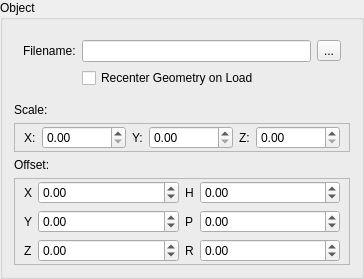
         <widget class="QGroupBox" name="objectGroupBox" >
          <property name="title" >
           <string>Object</string>
          </property>
          <layout class="QGridLayout" name="gridLayout_27" >
           <item row="1" column="0" >
            <widget class="QWidget" native="1" name="widget_10" >
             <layout class="QGridLayout" name="gridLayout_22" >
              <item row="1" column="1" >
               <widget class="QLineEdit" name="objectFilenameEdit" />
              </item>
              <item row="1" column="2" >
               <widget class="QToolButton" name="objectFileButton" >
                <property name="text" >
                 <string>...</string>
                </property>
               </widget>
              </item>
              <item row="1" column="0" >
               <widget class="QLabel" name="label_63" >
                <property name="text" >
                 <string>Filename:</string>
                </property>
               </widget>
              </item>
              <item row="2" column="1" >
               <widget class="QCheckBox" name="objRecenterToggle" >
                <property name="text" >
                 <string>Recenter Geometry on Load</string>
                </property>
               </widget>
              </item>
             </layout>
            </widget>
           </item>
           <item row="3" column="0" >
            <widget class="QFrame" name="frame_10" >
             <property name="frameShape" >
              <enum>QFrame::StyledPanel</enum>
             </property>
             <property name="frameShadow" >
              <enum>QFrame::Plain</enum>
             </property>
             <layout class="QGridLayout" name="gridLayout_24" >
              <property name="topMargin" >
               <number>2</number>
              </property>
              <property name="bottomMargin" >
               <number>2</number>
              </property>
              <item row="0" column="0" >
               <widget class="QLabel" name="label_64" >
                <property name="text" >
                 <string>X:</string>
                </property>
               </widget>
              </item>
              <item row="0" column="1" >
               <widget class="QDoubleSpinBox" name="objectScaleXEdit" >
                <property name="maximum" >
                 <double>999999.989999999990687</double>
                </property>
               </widget>
              </item>
              <item row="0" column="2" >
               <widget class="QLabel" name="label_65" >
                <property name="text" >
                 <string>Y:</string>
                </property>
               </widget>
              </item>
              <item row="0" column="3" >
               <widget class="QDoubleSpinBox" name="objectScaleYEdit" >
                <property name="maximum" >
                 <double>999999.989999999990687</double>
                </property>
               </widget>
              </item>
              <item row="0" column="4" >
               <widget class="QLabel" name="label_66" >
                <property name="text" >
                 <string>Z:</string>
                </property>
               </widget>
              </item>
              <item row="0" column="5" >
               <widget class="QDoubleSpinBox" name="objectScaleZEdit" >
                <property name="maximum" >
                 <double>999999.989999999990687</double>
                </property>
               </widget>
              </item>
             </layout>
            </widget>
           </item>
           <item row="5" column="0" >
            <widget class="QFrame" name="frame_13" >
             <property name="frameShape" >
              <enum>QFrame::StyledPanel</enum>
             </property>
             <property name="frameShadow" >
              <enum>QFrame::Plain</enum>
             </property>
             <layout class="QGridLayout" name="gridLayout_21" >
              <property name="topMargin" >
               <number>2</number>
              </property>
              <property name="bottomMargin" >
               <number>2</number>
              </property>
              <item row="2" column="5" >
               <widget class="QLabel" name="label_76" >
                <property name="sizePolicy" >
                 <sizepolicy vsizetype="Preferred" hsizetype="Fixed" >
                  <horstretch>0</horstretch>
                  <verstretch>0</verstretch>
                 </sizepolicy>
                </property>
                <property name="text" >
                 <string>R</string>
                </property>
               </widget>
              </item>
              <item row="0" column="5" >
               <widget class="QLabel" name="label_77" >
                <property name="sizePolicy" >
                 <sizepolicy vsizetype="Preferred" hsizetype="Fixed" >
                  <horstretch>0</horstretch>
                  <verstretch>0</verstretch>
                 </sizepolicy>
                </property>
                <property name="text" >
                 <string>H</string>
                </property>
               </widget>
              </item>
              <item row="0" column="2" >
               <widget class="QLabel" name="label_78" >
                <property name="sizePolicy" >
                 <sizepolicy vsizetype="Preferred" hsizetype="Fixed" >
                  <horstretch>0</horstretch>
                  <verstretch>0</verstretch>
                 </sizepolicy>
                </property>
                <property name="text" >
                 <string>X</string>
                </property>
               </widget>
              </item>
              <item row="1" column="2" >
               <widget class="QLabel" name="label_79" >
                <property name="sizePolicy" >
                 <sizepolicy vsizetype="Preferred" hsizetype="Fixed" >
                  <horstretch>0</horstretch>
                  <verstretch>0</verstretch>
                 </sizepolicy>
                </property>
                <property name="text" >
                 <string>Y</string>
                </property>
               </widget>
              </item>
              <item row="1" column="5" >
               <widget class="QLabel" name="label_80" >
                <property name="sizePolicy" >
                 <sizepolicy vsizetype="Preferred" hsizetype="Fixed" >
                  <horstretch>0</horstretch>
                  <verstretch>0</verstretch>
                 </sizepolicy>
                </property>
                <property name="text" >
                 <string>P</string>
                </property>
               </widget>
              </item>
              <item row="2" column="2" >
               <widget class="QLabel" name="label_81" >
                <property name="sizePolicy" >
                 <sizepolicy vsizetype="Preferred" hsizetype="Fixed" >
                  <horstretch>0</horstretch>
                  <verstretch>0</verstretch>
                 </sizepolicy>
                </property>
                <property name="text" >
                 <string>Z</string>
                </property>
               </widget>
              </item>
              <item row="0" column="3" >
               <widget class="QDoubleSpinBox" name="objectXEdit" >
                <property name="minimum" >
                 <double>-999999.000000000000000</double>
                </property>
                <property name="maximum" >
                 <double>999999.000000000000000</double>
                </property>
               </widget>
              </item>
              <item row="0" column="6" >
               <widget class="QDoubleSpinBox" name="objectHEdit" >
                <property name="minimum" >
                 <double>-360.000000000000000</double>
                </property>
                <property name="maximum" >
                 <double>360.000000000000000</double>
                </property>
               </widget>
              </item>
              <item row="1" column="6" >
               <widget class="QDoubleSpinBox" name="objectPEdit" >
                <property name="minimum" >
                 <double>-360.000000000000000</double>
                </property>
                <property name="maximum" >
                 <double>360.000000000000000</double>
                </property>
               </widget>
              </item>
              <item row="2" column="6" >
               <widget class="QDoubleSpinBox" name="objectREdit" >
                <property name="minimum" >
                 <double>-360.000000000000000</double>
                </property>
                <property name="maximum" >
                 <double>360.000000000000000</double>
                </property>
               </widget>
              </item>
              <item row="1" column="3" >
               <widget class="QDoubleSpinBox" name="objectYEdit" >
                <property name="minimum" >
                 <double>-999999.000000000000000</double>
                </property>
                <property name="maximum" >
                 <double>999999.000000000000000</double>
                </property>
               </widget>
              </item>
              <item row="2" column="3" >
               <widget class="QDoubleSpinBox" name="objectZEdit" >
                <property name="minimum" >
                 <double>-999999.000000000000000</double>
                </property>
                <property name="maximum" >
                 <double>999999.000000000000000</double>
                </property>
               </widget>
              </item>
             </layout>
            </widget>
           </item>
           <item row="4" column="0" >
            <widget class="QLabel" name="label_70" >
             <property name="text" >
              <string>Offset:</string>
             </property>
            </widget>
           </item>
           <item row="2" column="0" >
            <widget class="QLabel" name="label_71" >
             <property name="text" >
              <string>Scale:</string>
             </property>
            </widget>
           </item>
          </layout>
         </widget>
